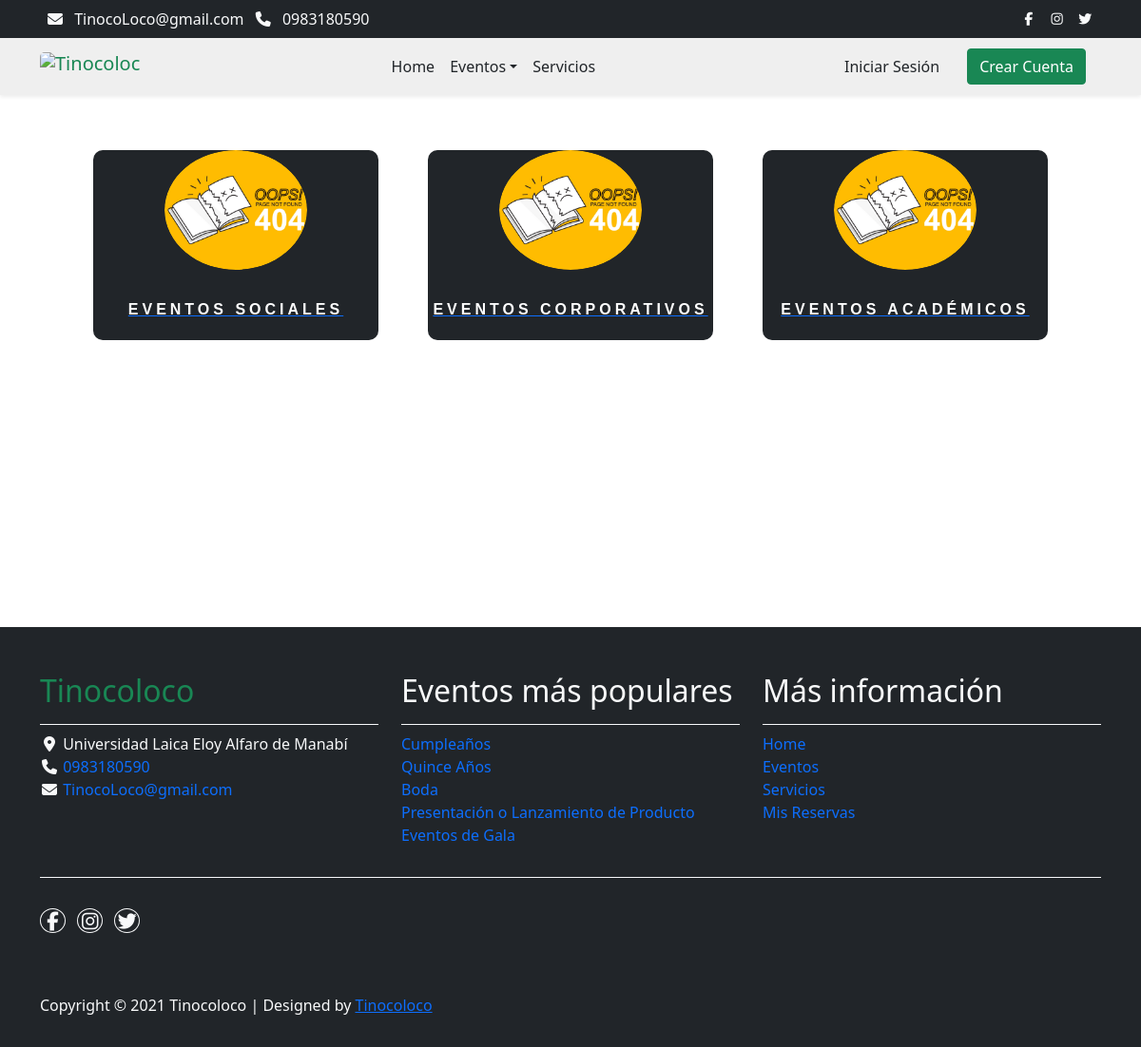
Page /eventos/categorias on the committed database.
### negocio/models.py (models this page shows, shortened)
class ConfiguracionNegocio(models.Model):
    class Meta:
        verbose_name = "Configuración del Negocio"
        verbose_name_plural = "Configuraciones del Negocio"
    nombre = models.CharField(max_length=100, verbose_name="Nombre")
    logo = CloudinaryField("Logo", blank=True, null=True)
    direccion = models.CharField(max_length=200, verbose_name="Dirección")
    correo = models.EmailField(verbose_name="Correo Electrónico")
    telefono = models.CharField(max_length=15, verbose_name="Teléfono")
    pagina_web = models.URLField(blank=True, null=True, verbose_name="Página Web")
    red_social_facebook = models.URLField(
        blank=True, null=True, verbose_name="Red Social Facebook"
    )
    red_social_x = models.URLField(blank=True, null=True, verbose_name="Red Social X")
    red_social_instagram = models.URLField(
        blank=True, null=True, verbose_name="Red Social Instagram"
    )
    nombre_banco = models.CharField(max_length=50, verbose_name="Nombre del Banco")
    tipo_cuenta = models.CharField(max_length=20, verbose_name="Tipo de Cuenta")
    numero_cuenta = models.CharField(max_length=20, verbose_name="Número de Cuenta")
    objects = ConfiguracionNegocioManager()

### eventos/models/tipo_evento.py (models this page shows, shortened)
class TipoEvento(models.Model):
    class Meta:
        verbose_name = "Tipo de Evento"
        verbose_name_plural = "Tipos de Eventos"
    nombre_evento = models.CharField(max_length=100, verbose_name="Nombre del Evento")
    descripcion = models.TextField(verbose_name="Descripción")
    fecha_creacion = models.DateField(auto_now_add=True, verbose_name="Fecha de Creación")
    imagen = CloudinaryField('Foto', blank=True, null=True)

### eventos/models/evento.py (models this page shows, shortened)
class Evento(models.Model):
    class Meta:
        verbose_name = 'Evento'
        verbose_name_plural = 'Eventos'
    nombre = models.CharField(max_length=100, default='Nombre del evento', verbose_name='Nombre')
    descripcion = models.CharField(max_length=500, default='Descripción del evento', verbose_name='Descripción')
    valor_referencial = models.FloatField(default=0.0, verbose_name='Valor Referencial')
    numero_horas_permitidas = models.IntegerField(default=0, verbose_name='Número de Horas Permitidas')
    valor_extra_hora = models.FloatField(default=0.0, verbose_name='Valor Extra por Hora')
    tipo_evento = models.ForeignKey(TipoEvento, on_delete=models.CASCADE, verbose_name='Tipo de Evento')

### eventos/views.py (the view)
# urls.py: path("categorias", views.tipos_eventos, name="categorias"),
def tipos_eventos(request):
    tipos_eventos = TipoEvento.objects.all()
    return render(
        request, "eventos/tipos_eventos.html", {"tipos_eventos": tipos_eventos}
    )

### core/contex_processors.py (called while the page is built)
def configuracion_negocio_context(request):
    return {"configuracion_negocio": ConfiguracionNegocio.objects.first()}

def eventos_mas_gustados_context(request):
    eventos_mas_gustados = Evento.objects.annotate(
        promedio_calificacion=Avg("calificacion_evento__calificacion")
    ).order_by("-promedio_calificacion")[:5]
    return {"eventos_mas_gustados": eventos_mas_gustados}

### eventos/templates/eventos/tipos_eventos.html
{% extends 'eventos/layout/base.html' %}
{% load static %}
{% block content %}
    <section class=" py-5">
        <div class="container " style="width: 100%;">
            <div class=""
                 style="display: flex;
                        flex-wrap: wrap;
                        gap: 2em;
                        justify-content: center;
                        align-items: center">
                {% for tipo_evento_item in tipos_eventos %}
                    {% include 'core/components/utils/cardCategory.html' with nombre=tipo_evento_item.nombre_evento descripcion=tipo_evento_item.descripcion  imagen_url=tipo_evento_item.imagen.url id_item=tipo_evento_item.id link_url='eventos:categoria-evento' %}
                {% endfor %}
            </div>
        </div>
    </section>
{% endblock %}

### eventos/templates/eventos/layout/base.html (shortened to what this page needs)
{% load static %}
<!DOCTYPE html>
<html lang="en">
    {% include 'core/components/layout/head.html' %}
    <body>
        {% include 'core/components/layout/nav.html' %}
        {% include 'core/components/layout/header.html' %}
        <div style="min-height: 70vh;">
            {% block content %} {% endblock %}
        </div>
        {% include 'core/components/layout/footer.html' %}
    </body>
</html>

### core/templates/core/components/layout/head.html (shortened to what this page needs)
{% load static %}
<head>
    <link rel="stylesheet" href="https://lesquel.github.io/staticSaul/css/bootstrap.min.css">
    <link rel="stylesheet" href="https://lesquel.github.io/staticSaul/css/templatemo.css">
    <link rel="stylesheet" href="https://lesquel.github.io/staticSaul/css/custom.css">
    <link rel="stylesheet" href="https://lesquel.github.io/staticSaul/css/fontawesome.min.css">
</head>

### core/templates/core/components/layout/nav.html
<nav class="navbar navbar-expand-lg bg-dark navbar-light d-none d-lg-block"
     id="templatemo_nav_top">
    <div class="container text-light">
        <div class="w-100 d-flex justify-content-between">
            <div>
                <i class="fa fa-envelope mx-2"></i>
                <a class="navbar-sm-brand text-light text-decoration-none"
                   href="mailto:info@company.com">{{ configuracion_negocio.correo }}</a>
                <i class="fa fa-phone mx-2"></i>
                <a class="navbar-sm-brand text-light text-decoration-none"
                   href="tel:010-020-0340">{{ configuracion_negocio.telefono }}</a>
            </div>
            <div>
                <a class="text-light"
                   href="{% if configuracion_negocio.pagina_web %}{{ configuracion_negocio.red_social_facebook }}{% else %}# {% endif %}"
                   target="_blank"
                   rel="sponsored"><i class="fab fa-facebook-f fa-sm fa-fw me-2"></i></a>
                <a class="text-light"
                   href="{% if configuracion_negocio.red_social_instagram %}{{ configuracion_negocio.red_social_instagram }}{% else %}# {% endif %}"
                   target="_blank"><i class="fab fa-instagram fa-sm fa-fw me-2"></i></a>
                <a class="text-light"
                   href="{% if configuracion_negocio.red_social_x %}{{ configuracion_negocio.red_social_x }}{% else %}# {% endif %}"
                   target="_blank"><i class="fab fa-twitter fa-sm fa-fw me-2"></i></a>
            </div>
        </div>
    </div>
</nav>

### core/templates/core/components/layout/header.html (shortened to what this page needs)
<nav class="navbar navbar-expand-lg navbar-light shadow-sm " style="position: sticky; top: 0; z-index: 10; background-color: #efefef;">
    <div class="container d-flex justify-content-between align-items-center">
        <a class="navbar-brand text-success h1 align-self-center"
           href="{% url 'core:home' %}">
            {% if configuracion_negocio.logo %}
                <img src="{{ configuracion_negocio.logo.url }}"
                     alt="{{ configuracion_negocio.nombre }}"
                     style="max-height: 50px;
                            border-radius: 5px">
            {% else %}
                <span class="fw-bold">{{ configuracion_negocio.nombre }}</span>
            {% endif %}
        </a>
        <div class="collapse navbar-collapse justify-content-between align-items-center"
             id="templatemo_main_nav">
            <ul class="nav navbar-nav mx-lg-auto">
                <li class="nav-item">
                    <a class="nav-link text-dark" href="{% url 'core:home' %}">Home</a>
                </li>
                <li class="nav-item dropdown">
                    <a class="nav-link text-dark dropdown-toggle"
                       href="#"
                       id="userDropdown"
                       role="button"
                       data-bs-toggle="dropdown"
                       aria-expanded="false">Eventos</a>
                </li>
                <li class="nav-item">
                    <a class="nav-link text-dark" href="{% url 'servicios:servicios' %}">Servicios</a>
                </li>
            </ul>
            <div class="d-flex align-items-center">
                {% if request.user.is_anonymous %}
                    <a class="btn btn-outline me-3"
                       href="{% url 'usuarios:iniciar_sesion' %}">Iniciar Sesión</a>
                    <a class="btn btn-success text-white me-3"
                       href="{% url 'usuarios:crear_cuenta' %}">Crear Cuenta</a>
                {% endif %}
            </div>
        </div>
    </div>
</nav>

### core/templates/core/components/utils/cardCategory.html (shortened to what this page needs)
{% load static %}
<a class="card bg-dark"
   href="{% if link_url %}{% url link_url id_item %}{% else %}#{% endif %}">
    <div class="icon">
        <img width="50"
             height="50"
             src="{% if imagen_url %} {{ imagen_url }} {% else %} {% static 'img/404.jpg' %} {% endif %}"
             alt="Card image cap">
    </div>
    <p class="title">{{ nombre }}</p>
</a>

### core/templates/core/components/layout/footer.html (shortened to what this page needs)
{% load static %}
<footer class="bg-dark" id="tempaltemo_footer">
    <div class="container">
        <div class="row">
            <div class="col-md-4 pt-5">
                <h2 class="h2 text-success border-bottom pb-3 border-light logo">{{ configuracion_negocio.nombre }}</h2>
                <ul class="list-unstyled text-light footer-link-list">
                    <li>
                        <i class="fas fa-map-marker-alt fa-fw"></i>
                        {{ configuracion_negocio.direccion }}
                    </li>
                    <li>
                        <i class="fa fa-phone fa-fw"></i>
                        <a class="text-decoration-none" href="tel:{{ configuracion_negocio.telefono }}">{{ configuracion_negocio.telefono }}</a>
                    </li>
                    <li>
                        <i class="fa fa-envelope fa-fw"></i>
                        <a class="text-decoration-none" href="mailto:{{ configuracion_negocio.correo }}">{{ configuracion_negocio.correo }}</a>
                    </li>
                </ul>
            </div>
            <div class="col-md-4 pt-5">
                <h2 class="h2 text-light border-bottom pb-3 border-light">Eventos más populares</h2>
                <ul class="list-unstyled text-light footer-link-list">
                    {% for evento in eventos_mas_gustados %}
                        <li>
                            <a class="text-decoration-none" href="{% url 'eventos:evento_detalle' evento.id %}">{{ evento.nombre }}</a>
                        </li>
                    {% endfor %}
                </ul>
            </div>
            <div class="col-md-4 pt-5">
                <h2 class="h2 text-light border-bottom pb-3 border-light">Más información</h2>
                <ul class="list-unstyled text-light footer-link-list">
                    <li>
                        <a class="text-decoration-none" href="{% url 'core:home' %}">Home</a>
                    </li>
                    <li>
                        <a class="text-decoration-none" href="{% url 'eventos:eventos' %}">Eventos</a>
                    </li>
                    <li>
                        <a class="text-decoration-none" href="{% url 'servicios:servicios' %}">Servicios</a>
                    </li>
                    <li>
                        <a class="text-decoration-none" href="{% url 'alquileres:alquileres' %}">
                            {% if request.user.is_superuser %}
                                Reservas de eventos
                            {% else %}
                                Mis Reservas
                            {% endif %}
                        </a>
                    </li>
                </ul>
            </div>
        </div>
        <div class="row text-light mb-4">
            <div class="col-12 mb-3">
                <div class="w-100 my-3 border-top border-light"></div>
            </div>
            <div class="col-auto me-auto">
                <ul class="list-inline text-left footer-icons">
                    <li class="list-inline-item border border-light rounded-circle text-center">
                        <a class="text-light text-decoration-none"
                           target="_blank"
                           href="{% if configuracion_negocio.red_social_facebook %}{{ configuracion_negocio.red_social_facebook }}{% else %}# {% endif %}">
                            <i class="fab fa-facebook-f fa-lg fa-fw"></i>
                        </a>
                    </li>
                    <li class="list-inline-item border border-light rounded-circle text-center">
                        <a class="text-light text-decoration-none"
                           target="_blank"
                           href="{% if configuracion_negocio.red_social_instagram %}{{ configuracion_negocio.red_social_instagram }}{% else %}# {% endif %}">
                            <i class="fab fa-instagram fa-lg fa-fw"></i>
                        </a>
                    </li>
                    <li class="list-inline-item border border-light rounded-circle text-center">
                        <a class="text-light text-decoration-none"
                           target="_blank"
                           href="{% if configuracion_negocio.red_social_x %}{{ configuracion_negocio.red_social_x }}{% else %}# {% endif %}">
                            <i class="fab fa-twitter fa-lg fa-fw"></i>
                        </a>
                    </li>
                </ul>
            </div>
        </div>
    </div>
    <div class="w-100 bg-black py-3">
        <div class="container">
            <div class="row pt-2">
                <div class="col-12">
                    <p class="text-left text-light">
                        Copyright &copy; 2021 {{ configuracion_negocio.nombre }}
                        | Designed by <a rel="sponsored" href="https://templatemo.com" target="_blank">{{ configuracion_negocio.nombre }}</a>
                    </p>
                </div>
            </div>
        </div>
    </div>
</footer>

### core/templates/core/components/utils/cardCategory.html (style rules this page uses)
.card { width: 100%; max-width: 300px; min-width: 200px; height: 200px; margin: 10px; border-radius: 10px; font-size: 16px; transition: all 0.3s ease; position: relative; display: flex; justify-content: center; align-items: center; flex-direction: column; cursor: pointer; font-family: 'Poppins', sans-serif; background: transparent; border: none; box-shadow: none; }
.icon { margin: 0 auto; width: 150px; height: 150px; border-radius: 50%; display: flex; justify-content: center; align-items: center; overflow: hidden; background: none; }
.icon img { width: 100%; height: 100%; object-fit: cover; border-radius: 50%; }
.card .title { width: 100%; margin: 0; text-align: center; margin-top: 30px; color: white; font-weight: 600; text-transform: uppercase; letter-spacing: 4px; }

### rows in the picture
ConfiguracionNegocio: correo "TinocoLoco@gmail.com", telefono "0983180590", nombre "Tinocoloco", direccion "Universidad Laica Eloy Alfaro de Manabí"
TipoEvento: nombre_evento "EVENTOS SOCIALES"
TipoEvento: nombre_evento "EVENTOS CORPORATIVOS"
TipoEvento: nombre_evento "EVENTOS ACADÉMICOS"
Evento: nombre "Cumpleaños"
Evento: nombre "Quince Años"
Evento: nombre "Boda"
Evento: nombre "Presentación o Lanzamiento de Producto"
Evento: nombre "Eventos de Gala"
